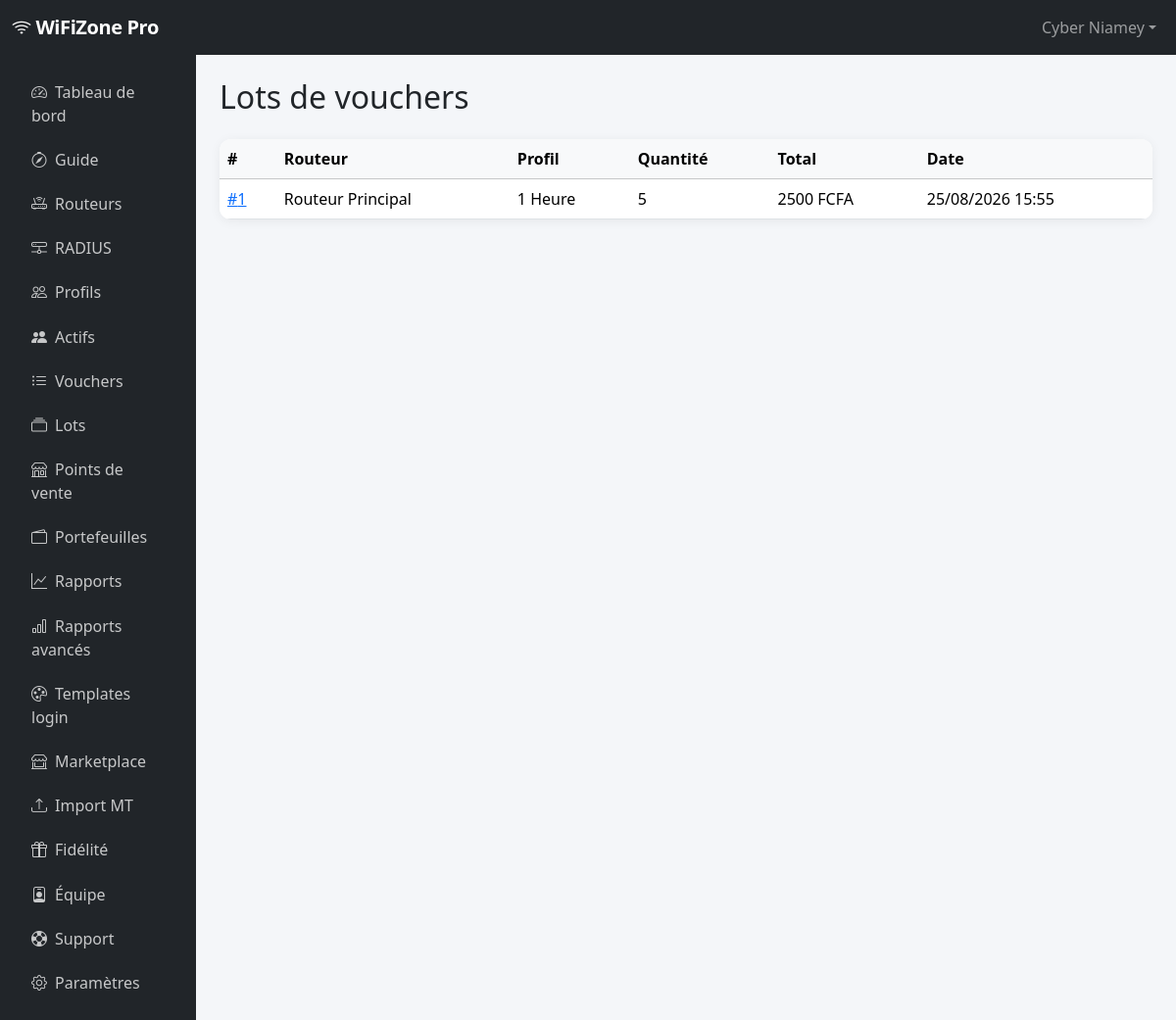
The page /hotspots/batches/ (signed in) on the database its author committed.
### accounts/models.py (models this page shows, shortened)
class User(AbstractUser):
    company_name = models.CharField("entreprise / zone WiFi", max_length=200, blank=True)
    phone = models.CharField("téléphone", max_length=30, blank=True)
    city = models.CharField("ville", max_length=100, blank=True)
    country = models.CharField("pays", max_length=100, default="Niger")
    is_reseller = models.BooleanField(default=False)
    totp_secret = models.CharField(max_length=32, blank=True)
    totp_enabled = models.BooleanField(default=False)
    gdpr_consent_at = models.DateTimeField(null=True, blank=True)
    reseller = models.ForeignKey(
        "self",
        null=True,
        blank=True,
        on_delete=models.SET_NULL,
        related_name="reseller_clients",
    )
    class Meta:
        verbose_name = "utilisateur"
        verbose_name_plural = "utilisateurs"
    @property
    def display_name(self):
        return self.company_name or self.get_full_name() or self.username

### hotspots/models.py (models this page shows, shortened)
class VoucherBatch(models.Model):
    router = models.ForeignKey(
        "routers.Router",
        on_delete=models.CASCADE,
        related_name="voucher_batches",
    )
    profile = models.ForeignKey(
        HotspotProfile,
        on_delete=models.CASCADE,
        related_name="batches",
    )
    quantity = models.PositiveIntegerField()
    prefix = models.CharField(max_length=20, blank=True)
    created_by = models.ForeignKey(
        settings.AUTH_USER_MODEL,
        on_delete=models.SET_NULL,
        null=True,
        related_name="voucher_batches",
    )
    created_at = models.DateTimeField(auto_now_add=True)
    total_price = models.DecimalField(max_digits=14, decimal_places=0, default=Decimal("0"))
    class Meta:
        ordering = ["-created_at"]
        verbose_name = "lot de vouchers"
        verbose_name_plural = "lots de vouchers"

class HotspotProfile(models.Model):
    router = models.ForeignKey(
        "routers.Router",
        on_delete=models.CASCADE,
        related_name="profiles",
    )
    name = models.CharField("nom affiché", max_length=100)
    mikrotik_profile = models.CharField(
        "profil MikroTik",
        max_length=100,
        help_text="Nom du profil sur le routeur (ex: 1hour, 1day)",
    )
    validity_seconds = models.PositiveIntegerField(
        "validité (secondes)",
        default=3600,
        help_text="Durée de validité en secondes (3600 = 1h)",
    )
    data_limit_bytes = models.BigIntegerField(
        "limite data (octets)",
        null=True,
        blank=True,
        help_text="0 ou vide = illimité",
    )
    shared_users = models.PositiveIntegerField("utilisateurs partagés", default=1)
    price = models.DecimalField(
        "prix vente (FCFA)",
        max_digits=12,
        decimal_places=0,
        default=Decimal("0"),
    )
    parent_queue = models.CharField(max_length=100, blank=True, help_text="Parent queue MikroTik")
    is_active = models.BooleanField("actif", default=True)
    created_at = models.DateTimeField(auto_now_add=True)
    class Meta:
        ordering = ["name"]
        verbose_name = "profil hotspot"
        verbose_name_plural = "profils hotspot"

### routers/models.py (models this page shows, shortened)
class Router(models.Model):
    class ConnectionStatus(models.TextChoices):
        UNKNOWN = "unknown", "Non testé"
        ONLINE = "online", "En ligne"
        OFFLINE = "offline", "Hors ligne"
        ERROR = "error", "Erreur"
    owner = models.ForeignKey(
        settings.AUTH_USER_MODEL,
        on_delete=models.CASCADE,
        related_name="routers",
    )
    name = models.CharField("nom", max_length=100)
    host = models.CharField("adresse IP / hostname", max_length=255)
    port = models.PositiveIntegerField("port API", default=8728)
    username = models.CharField("utilisateur API", max_length=100)
    password_encrypted = models.TextField("mot de passe (chiffré)")
    hotspot_server = models.CharField(
        "serveur hotspot",
        max_length=100,
        blank=True,
        default="hotspot1",
    )
    login_template = models.ForeignKey(
        "hotspots.HotspotLoginTemplate",
        on_delete=models.SET_NULL,
        null=True,
        blank=True,
        related_name="routers",
        verbose_name="template login",
    )
    is_active = models.BooleanField("actif", default=True)
    connection_status = models.CharField(
        max_length=20,
        choices=ConnectionStatus.choices,
        default=ConnectionStatus.UNKNOWN,
    )
    last_connected_at = models.DateTimeField(null=True, blank=True)
    last_error = models.TextField(blank=True)
    latitude = models.DecimalField(max_digits=9, decimal_places=6, null=True, blank=True)
    longitude = models.DecimalField(max_digits=9, decimal_places=6, null=True, blank=True)
    snmp_enabled = models.BooleanField(default=False)
    snmp_community = models.CharField(max_length=64, default="public", blank=True)
    created_at = models.DateTimeField(auto_now_add=True)
    updated_at = models.DateTimeField(auto_now=True)
    class Meta:
        ordering = ["-created_at"]
        verbose_name = "routeur"
        verbose_name_plural = "routeurs"

### hotspots/views.py (the view)
# urls.py: path("batches/", views.batch_list, name="batch_list"),
@login_required
def batch_list(request):
    operator = get_operator(request.user)
    batches = VoucherBatch.objects.filter(router__owner=operator).select_related(
        "router", "profile"
    )
    return render(request, "hotspots/batch_list.html", {"batches": batches})

### accounts/tenant.py (called while the page is built)
def get_operator(user):
    if not user.is_authenticated:
        return None
    membership = user.team_memberships.filter(is_active=True).select_related("owner").first()
    if membership:
        return membership.owner
    return user

### billing/context_processors.py (called while the page is built)
def subscription_context(request):
    if not request.user.is_authenticated:
        return {"current_subscription": None, "current_plan": None, "operator": None}
    operator = get_operator(request.user)
    sub = get_user_subscription(operator)
    return {
        "current_subscription": sub,
        "current_plan": sub.plan if sub else None,
        "operator": operator,
    }

### billing/models.py (called while the page is built)
    def reset_monthly_usage_if_needed(self):
        now = timezone.now()
        if not self.month_reset_at or now.month != self.month_reset_at.month:
            self.vouchers_used_this_month = 0
            self.month_reset_at = now
            self.save(update_fields=["vouchers_used_this_month", "month_reset_at"])

### billing/services.py (called while the page is built)
def get_user_subscription(user):
    if not user.is_authenticated:
        return None
    try:
        sub = Subscription.objects.select_related("plan").get(user=user)
        sub.reset_monthly_usage_if_needed()
        return sub
    except Subscription.DoesNotExist:
        return None

### templates/hotspots/batch_list.html
{% extends "base_app.html" %}
{% block page_title %}Lots de vouchers{% endblock %}
{% block app_content %}
<div class="card">
  <div class="table-responsive">
    <table class="table table-hover mb-0">
      <thead class="table-light">
        <tr>
          <th>#</th>
          <th>Routeur</th>
          <th>Profil</th>
          <th>Quantité</th>
          <th>Total</th>
          <th>Date</th>
        </tr>
      </thead>
      <tbody>
        {% for b in batches %}
        <tr>
          <td><a href="{% url 'hotspots:batch_detail' b.pk %}">#{{ b.pk }}</a></td>
          <td>{{ b.router.name }}</td>
          <td>{{ b.profile.name }}</td>
          <td>{{ b.quantity }}</td>
          <td>{{ b.total_price|floatformat:0 }} FCFA</td>
          <td>{{ b.created_at|date:"d/m/Y H:i" }}</td>
        </tr>
        {% empty %}
        <tr><td colspan="6" class="p-4 text-muted">Aucun lot.</td></tr>
        {% endfor %}
      </tbody>
    </table>
  </div>
</div>
{% endblock %}

### templates/base_app.html (shortened to what this page needs)
{% extends "base.html" %}
{% block body_class %}app-layout{% endblock %}
{% block navbar %}
<nav class="navbar navbar-expand-lg navbar-dark bg-dark">
  <div class="container-fluid">
    <a class="navbar-brand" href="{% url 'dashboard:home' %}">
      <i class="bi bi-wifi"></i> WiFiZone Pro
    </a>
    <div class="collapse navbar-collapse" id="appNav">
      <ul class="navbar-nav ms-auto align-items-lg-center gap-1">
        <li class="nav-item dropdown">
          <a class="nav-link dropdown-toggle" href="#" data-bs-toggle="dropdown">{{ user.display_name }}</a>
        </li>
      </ul>
    </div>
  </div>
</nav>
{% endblock %}
{% block content %}
<div class="container-fluid">
  <div class="row">
  <nav class="col-md-3 col-lg-2 sidebar-app p-3 no-print">
    <ul class="nav flex-column">
      <li class="nav-item"><a class="nav-link {% if request.resolver_match.url_name == 'home' %}active{% endif %}" href="{% url 'dashboard:home' %}"><i class="bi bi-speedometer2 me-2"></i>Tableau de bord</a></li>
      <li class="nav-item"><a class="nav-link" href="{% url 'core:onboarding' %}"><i class="bi bi-compass me-2"></i>Guide</a></li>
      <li class="nav-item"><a class="nav-link" href="{% url 'routers:list' %}"><i class="bi bi-router me-2"></i>Routeurs</a></li>
      <li class="nav-item"><a class="nav-link" href="{% url 'routers:radius_list' %}"><i class="bi bi-hdd-network me-2"></i>RADIUS</a></li>
      <li class="nav-item"><a class="nav-link" href="{% url 'hotspots:profile_list' %}"><i class="bi bi-people me-2"></i>Profils</a></li>
      <li class="nav-item"><a class="nav-link" href="{% url 'dashboard:active_users' %}"><i class="bi bi-people-fill me-2"></i>Actifs</a></li>
      <li class="nav-item"><a class="nav-link" href="{% url 'hotspots:voucher_list' %}"><i class="bi bi-list-ul me-2"></i>Vouchers</a></li>
      <li class="nav-item"><a class="nav-link" href="{% url 'hotspots:batch_list' %}"><i class="bi bi-collection me-2"></i>Lots</a></li>
      <li class="nav-item"><a class="nav-link" href="{% url 'hotspots:pos_list' %}"><i class="bi bi-shop me-2"></i>Points de vente</a></li>
      <li class="nav-item"><a class="nav-link" href="{% url 'hotspots:wallet_list' %}"><i class="bi bi-wallet2 me-2"></i>Portefeuilles</a></li>
      <li class="nav-item"><a class="nav-link" href="{% url 'hotspots:reports' %}"><i class="bi bi-graph-up me-2"></i>Rapports</a></li>
      <li class="nav-item"><a class="nav-link" href="{% url 'hotspots:advanced_reports' %}"><i class="bi bi-bar-chart me-2"></i>Rapports avancés</a></li>
      <li class="nav-item"><a class="nav-link" href="{% url 'hotspots:login_template_list' %}"><i class="bi bi-palette me-2"></i>Templates login</a></li>
      <li class="nav-item"><a class="nav-link" href="{% url 'hotspots:template_marketplace' %}"><i class="bi bi-shop-window me-2"></i>Marketplace</a></li>
      <li class="nav-item"><a class="nav-link" href="{% url 'hotspots:import_users' %}"><i class="bi bi-upload me-2"></i>Import MT</a></li>
      <li class="nav-item"><a class="nav-link" href="{% url 'hotspots:loyalty' %}"><i class="bi bi-gift me-2"></i>Fidélité</a></li>
      <li class="nav-item"><a class="nav-link" href="{% url 'accounts:team_list' %}"><i class="bi bi-person-badge me-2"></i>Équipe</a></li>
      <li class="nav-item"><a class="nav-link" href="{% url 'support:list' %}"><i class="bi bi-life-preserver me-2"></i>Support</a></li>
      <li class="nav-item"><a class="nav-link" href="{% url 'core:settings' %}"><i class="bi bi-gear me-2"></i>Paramètres</a></li>
    </ul>
  </nav>
  <main class="col-md-9 col-lg-10 p-4">
    <h2 class="mb-4">{% block page_title %}{% endblock %}</h2>
    {% block app_content %}{% endblock %}
  </main>
  </div>
</div>
{% endblock %}

### static/css/custom.css (style rules this page uses)
:root { --wz-primary: #0d6efd; --wz-dark: #1a1d23; --wz-sidebar: #212529; }
body { font-family: "Segoe UI", system-ui, -apple-system, sans-serif; background-color: #f4f6f9; }
.navbar-brand { font-weight: 700; letter-spacing: -0.02em; }
.sidebar-app { background: var(--wz-sidebar); min-height: calc(100vh - 56px); }
.sidebar-app .nav-link { color: rgba(255, 255, 255, 0.75); border-radius: 8px; margin-bottom: 2px; padding: 0.6rem 1rem; }
.table-responsive { border-radius: 12px; overflow: hidden; }
.card { border: none; border-radius: 12px; box-shadow: 0 2px 12px rgba(0, 0, 0, 0.06); }

### rows shown on the page
User: display_name "Cyber Niamey"
VoucherBatch: pk "1", router.name "Routeur Principal", profile.name "1 Heure", quantity "5", total_price "2500", created_at "25/08/2026 15:55"
